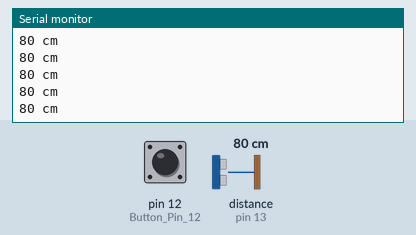
Simulated run of this sketch. Board: Arduino Micro, built with avr-gcc and run on an emulated ATmega32U4. On the bench: the last lines printed to the serial monitor. Inputs (shaded band) come from the test bench; at power-on: pin 12 (Button_Pin_12) HIGH, distance to the obstacle (sensor on pin 13) 80 cm.

Above: at 1.2 s.
1.3 s: pin 12 (Button_Pin_12) pulled LOW for 0.2 s
3.0 s: distance to the obstacle (sensor on pin 13) set to 2 cm
At 3.24 s:
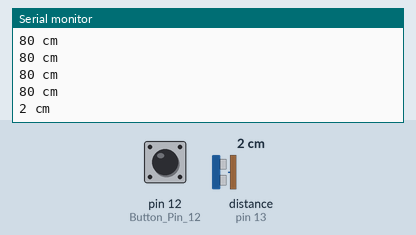
4.5 s: distance to the obstacle (sensor on pin 13) set to 4 cm
At 4.6 s:
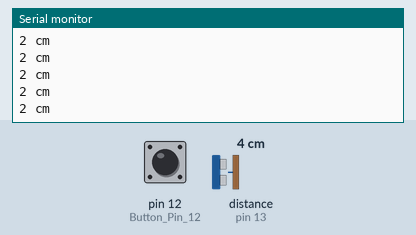
Timing chart, 0 to 7.5 s (numbered marks = the images above; inputs shaded):
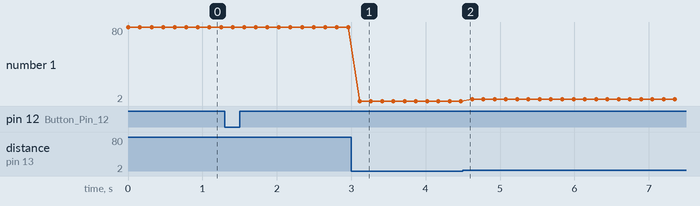

The sketch:

MIDI-distance_ControllerPan_Knop.ino
```cpp
/*
  speciaal gemaakt voor de fijne studenten van de Minor Immersive Environments CMD
  Onderstaande code stuurt een MIDI signaal 'Controll Change' naar de laptop
  aan de hand van de afstand tot een afstandsensor.
  Gebruikte hardware: Arduino Micro
*/

#include "MIDIUSB.h"
#include "Ultrasonic.h"

Ultrasonic ultrasonic(13);//Pin 13

void setup() {
  Serial.begin(9600);
  pinMode(12, INPUT); //Button Pin 12!
}


void loop() {
  // -- drukknopje, geluid starten ----

  if (digitalRead(12) == LOW) {
    Serial.println("C2");
    noteOn(0, 48, 64);   // Channel 0, middle C, normal velocity
    MidiUSB.flush();

  } else {
    //Serial.println("niet ingedrukt");
  }

  // -- afstandsensor, effect aanpassen adhv de afstand ---------

  long afstand = ultrasonic.MeasureInCentimeters();
  Serial.print(afstand); Serial.println(" cm");
  if (afstand < 50) { // alleen uitvoeren als er iets in de buurt van sensor zit
    int stand = -afstand * 3 ;
    controlChange(0, 10, stand);
    MidiUSB.flush();
  }

  delay(150); //onthaasten
}


// -- hieronder de functies nodig voor MIDI
void noteOn(byte channel, byte pitch, byte velocity) {
  midiEventPacket_t noteOn = {0x09, 0x90 | channel, pitch, velocity};
  MidiUSB.sendMIDI(noteOn);
}

void noteOff(byte channel, byte pitch, byte velocity) {
  midiEventPacket_t noteOff = {0x08, 0x80 | channel, pitch, velocity};
  MidiUSB.sendMIDI(noteOff);
}

void controlChange(byte channel, byte control, byte value) {
  midiEventPacket_t event = {0x0B, 0xB0 | channel, control, value};
  MidiUSB.sendMIDI(event);
}
```

Measured:
- after the input at 3.0 s, the serial monitor: prints a new line after 0.11 s (image 1)
- plotted number 1: 2 → 4 after the input at 4.5 s
